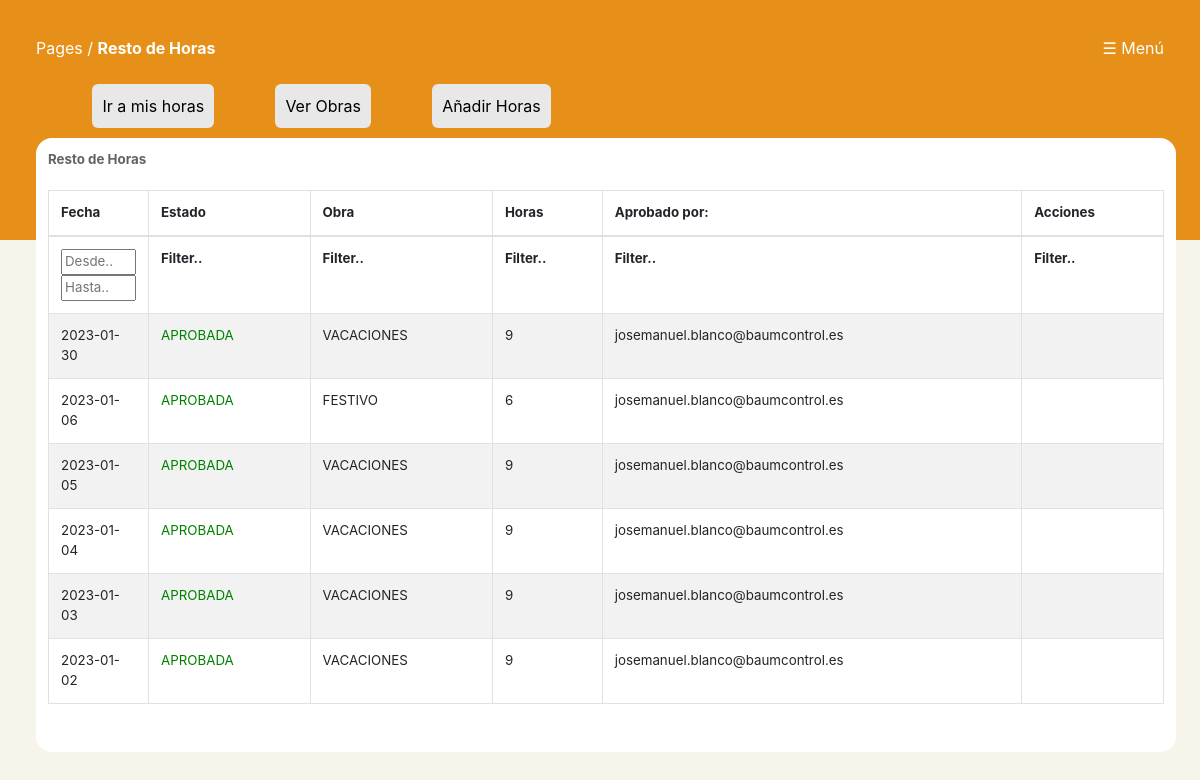
Page /user/resto_horas.php (signed in) on the committed database.
### tables this page shows
CREATE TABLE `exception_hours` (
  `id` bigint unsigned NOT NULL AUTO_INCREMENT,
  `hour` double NOT NULL DEFAULT '0',
  `user_id` bigint unsigned NOT NULL,
  `exception_work_id` bigint unsigned NOT NULL,
  `distancia` double(8,2) DEFAULT NULL,
  `status` enum('APROBADA','NO APROBADA') NOT NULL DEFAULT 'NO APROBADA',
  `date` date NOT NULL,
  `date_final` date DEFAULT NULL,
  `when_approve` date DEFAULT NULL,
  `who_approve` varchar(255) DEFAULT NULL,
  `id_who_approve` int DEFAULT NULL,
  `created_at` timestamp NULL DEFAULT NULL,
  `updated_at` timestamp NULL DEFAULT NULL,
  PRIMARY KEY (`id`),
  KEY `exception_hours_user_id_foreign` (`user_id`),
  KEY `exception_hours_exception_work_id_foreign` (`exception_work_id`),
  CONSTRAINT `exception_hours_exception_work_id_foreign` FOREIGN KEY (`exception_work_id`) REFERENCES `exception_works` (`id`),
  CONSTRAINT `exception_hours_user_id_foreign` FOREIGN KEY (`user_id`) REFERENCES `users` (`id`)
);

CREATE TABLE `exception_works` (
  `id` bigint unsigned NOT NULL AUTO_INCREMENT,
  `code` varchar(255) NOT NULL,
  `name` varchar(255) NOT NULL,
  `km_total` double(8,2) DEFAULT NULL,
  `hour_total` double(8,2) DEFAULT NULL,
  `created_at` timestamp NULL DEFAULT NULL,
  `updated_at` timestamp NULL DEFAULT NULL,
  PRIMARY KEY (`id`)
);

### user/resto_horas.php (the view, shortened to what this page needs)
<?php
include("../include/bbddconexion.php");
$user_id = $_SESSION['id'];
if (!$conn) {
    die("Conexion fallida:" . mysqli_connect_error());
}
else {
    $query = "select users.id, exception_hours.status, exception_works.code, exception_works.name as 'nombre_obra', exception_hours.date, exception_hours.hour, exception_hours.id, exception_hours.who_approve from exception_hours, users, exception_works where users.id=exception_hours.user_id and exception_hours.exception_work_id=exception_works.id and users.id=$user_id order by exception_hours.id desc;";
    $consulta = mysqli_query($conn, $query) or die("Fallo en la consulta");
    $num_filas = mysqli_num_rows($consulta);
    if ($consulta) {
        echo '
            <!DOCTYPE html>
<html lang="es">
<head>
<meta content="initial-scale=1,
maximum-scale=1, user-scalable=0"
name="viewport" />
<meta name="viewport"
content="width=device-width" />
    <title>BaumControl</title>
        <link rel="shortcut icon" href="../img/favicon.png">
    <link rel="stylesheet" href="../css/nav-bar.css">';
    include("../include/tabla.php");
    include("../include/tabla2.php");
    include("../include/menu.php");
echo '</head>
<body>
<div class="fondo_naranja">
<div class="nav-bar">
    <span>Pages / <b>Resto de Horas</b></span>
    ';
    include("../template/menu_user.php");
    echo ' <br><br>
    <div class="medio">
            <nav class="medio_ajuste">
                <a class="item_a" href="./horas_propias.php">
                    <div class="items">
                        <span class="item_span"> Ir a mis horas </span>
                    </div>
                </a>
                <a class="item_a" href="./exception_works.php">
                    <div class="items ">
                        <span class="item_span"> Ver Obras</span>
                    </div>
                </a>
                <a class="item_a" href="./add_exception_horas.php">
                    <div class="items ">
                        <span class="item_span"> Añadir Horas </span>
                    </div>
                </a>
            </nav>
        </div><br>
</div>
<div class="tabla_estilo">
    <span> Resto de Horas</span><br><br>
        <table class="records_list table table-striped table-bordered table-hover" id="mydatatable">
                    <thead>
                        <tr>
                            <th id="fecha_input">Fecha</th>
                            <th>Estado</th>
                            <th>Obra</th>
                            <th>Horas</th>
                            <th>Aprobado por:</th>
                            <th>Acciones</th>
                        </tr>
                    </thead>
                    <tfoot>
                <tr>
                    <th id="fecha_input" class="date">Filter..</th>
                    <th class="estado">Filter..</th>
                    <th>Filter..</th>
                    <th>Filter..</th>
                    <th>Filter..</th>
                    <th>Filter..</th>
                </tr>
            </tfoot>
                    <tbody>';
                        for ($i = 0; $i < $num_filas; $i++) {
                            $resultado = mysqli_fetch_array($consulta);
                            if ($resultado['status'] == "NO APROBADA"){
                            print "<tr><td> " . $resultado['date'] . "</td><td class='" . $resultado['status'] . "'>" . $resultado['status'] . " </td><td> " . $resultado['nombre_obra'] . "</td><td>" . $resultado['hour'] . "</td><td>" . $resultado['who_approve'] . "</td><input type='hidden' name='hours_id' value='" . $resultado['id'] . "' ></td>
                            <td>
                            <form action='exception_horas_conf.php' method='GET' onsubmit='return confirmarEliminacion()'>
                            <input type='hidden' name='id' value='".$resultado['id']."'>
                            <button class='no_boton2' name='delete' title='Borrar' >
                            <i class='fa fa-trash-o' style='font-size:22px;color:red'></i>
                            </button>
                             </form>
                </td></tr>";
                            }
                            else if ($resultado['status'] == "APROBADA"){
                                print "<tr><td> " . $resultado['date'] . "</td><td class='" . $resultado['status'] . "'>" . $resultado['status'] . " </td><td> " . $resultado['nombre_obra'] . "</td><td>" . $resultado['hour'] . "</td><td>" . $resultado['who_approve'] . "</td><input type='hidden' name='hours_id' value='" . $resultado['id'] . "' ></td>
                                <td></td></tr>";
                            }
                        }
                        echo '
                    </tbody>
                </table><br>
            </div>
        </div>
        <script>
        /* Initialization of datatables */
        $(document).ready(function () {
            $("table.display").DataTable();
        });
    </script>
    </body>
</html>
        ';
    } else {
        echo "<script language='javascript'>
            alert('¡¡ Error al añadir las horas!!');
            window.location.replace('./resto_horas.php');
            </script>";
    }
}

### css/nav-bar.css (style rules this page uses)
* { margin: 0; }
.nav-bar { color: white; padding: 3%; }
.medio { width: 100%; }
.medio_ajuste { width: 90%; margin-left: 5%; margin-right: 5%; }
.items { width:auto; float: left; background-color: rgb(233, 232, 232); margin-right: 6%; border-radius: 6px; padding: 1%; margin-bottom: 1%; cursor: pointer; }
.item_a { text-decoration: none; color: black; }
.APROBADA { color: green; }

### css/tabla.css (style rules this page uses)
.tabla_estilo { width: 95%; margin-left: 3%; margin-top: -1%; border-radius: 5px; padding: 1%; border-radius: 1rem; overflow-x:scroll; max-height: 80vh; background-color: white; font-size: 10pt; display: table; }
.fondo_naranja { background-color: #e69019; max-height:30vh; }
* { margin: 0; }
body { background-color: #dfdada; }
.tabla_estilo span { font-weight: 700; color: #636363; }
a { text-decoration: none; }
#fecha_input { width: 100px; }

### css/menu.css (style rules this page uses)
.items { width: auto; float: left; background-color: rgb(233, 232, 232); margin-right: 6%; border-radius: 6px; padding: 1%; }
.item_a { text-decoration: none; color: black; }

### include/tabla2.php (style rules this page uses)
#mydatatable tfoot { display: table-header-group !important; }

### rows in the picture
exception_hours: date "2023-01-30", status "APROBADA", exception_work.name "VACACIONES", hour "9", who_approve "josemanuel.blanco@baumcontrol.es"
exception_hours: date "2023-01-06", status "APROBADA", exception_work.name "FESTIVO", hour "6", who_approve "josemanuel.blanco@baumcontrol.es"
exception_hours: date "2023-01-05", status "APROBADA", exception_work.name "VACACIONES", hour "9", who_approve "josemanuel.blanco@baumcontrol.es"
exception_hours: date "2023-01-04", status "APROBADA", exception_work.name "VACACIONES", hour "9", who_approve "josemanuel.blanco@baumcontrol.es"
exception_hours: date "2023-01-03", status "APROBADA", exception_work.name "VACACIONES", hour "9", who_approve "josemanuel.blanco@baumcontrol.es"
exception_hours: date "2023-01-02", status "APROBADA", exception_work.name "VACACIONES", hour "9", who_approve "josemanuel.blanco@baumcontrol.es"
